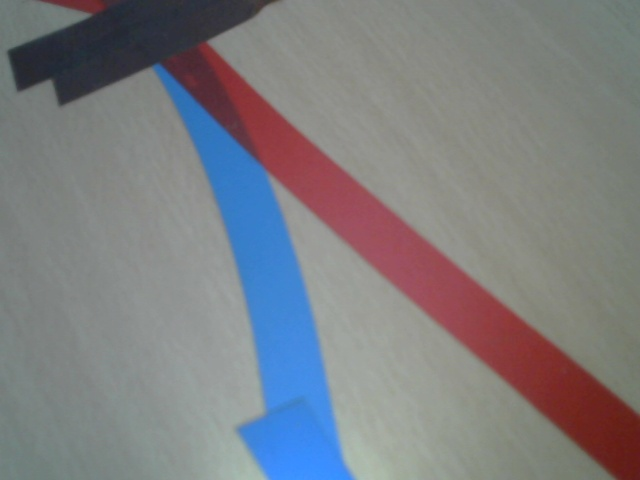
#> input picture photo.jpg, 640 x 480 px
$ python analyse_img.py
#> lines starting #> are read from the running program, lines starting #| are printed output that depends on the picture; after the words box and inside, x2 and y2 are one past the last pixel; in counts of white or black regions, pixels touching at a corner belong together
#> further down, img is the input picture: shape (480, 640, 3); mean B, G, R 129.5, 125.9, 125
import cv2 as cv2
import numpy as np

# [4 lines of commented-out code are left out]

def moyenne_couleurs(img):
    # small = img
    # degraded = cv2.imread("photo.jpg")
    small = cv2.resize(img, (0,0), fx=0.10, fy=0.10, interpolation=cv2.INTER_AREA)
    cv2.imwrite("compressed.jpg", small, [cv2.IMWRITE_JPEG_QUALITY, 20])
    degraded = cv2.imread("compressed.jpg")
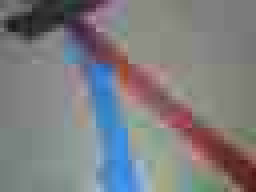
#> degraded: shape (48, 64, 3) (shown 4 times larger); mean B, G, R 128.7, 126.1, 125.6
    # #cv2.imshow("Image compressée", degraded)

    hsv = cv2.cvtColor(degraded, cv2.COLOR_BGR2HSV)
#> hsv: shape (48, 64, 3); mean H, S, V 56.6, 43, 140.5

    #masque bleu
    lower_blue = np.array([100, 100, 50])
    upper_blue = np.array([140, 255, 255])
    mask_blue = cv2.inRange(hsv, lower_blue, upper_blue)
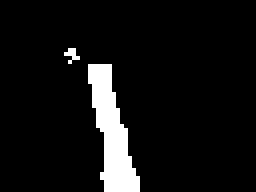
#> mask_blue: shape (48, 64) (shown 4 times larger); 7.2% white; 2 white regions (1 under 20 px), largest, box (x1, y1, x2, y2) and area: (22, 16, 35, 48) 213
    result_blue = cv2.bitwise_and(degraded, degraded, mask=mask_blue)
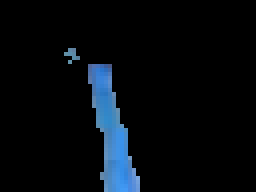
#> result_blue: shape (48, 64, 3) (shown 4 times larger); mean B, G, R 14.3, 9.7, 5.2
    #masque rouge
    lower_red1 = np.array([0, 100, 50])
    upper_red1 = np.array([10, 255, 255])
    lower_red2 = np.array([160, 100, 50])
    upper_red2 = np.array([180, 255, 255])
    mask_red1 = cv2.inRange(hsv, lower_red1, upper_red1)
#> mask_red1: shape (48, 64); 4% white; 3 white regions (1 under 20 px), largest, box (x1, y1, x2, y2) and area: (50, 32, 64, 48) 99, (28, 13, 33, 22) 22
    mask_red2 = cv2.inRange(hsv, lower_red2, upper_red2)
#> mask_red2: shape (48, 64); 2.6% white; 4 white regions (2 under 20 px), largest, box (x1, y1, x2, y2) and area: (42, 27, 52, 38) 51, (32, 17, 37, 23) 20
    mask_red = cv2.bitwise_or(mask_red1, mask_red2)
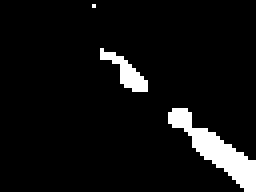
#> mask_red: shape (48, 64) (shown 4 times larger); 6.6% white; 3 white regions (1 under 20 px), largest, box (x1, y1, x2, y2) and area: (42, 27, 64, 48) 151, (25, 12, 37, 23) 50
    result_red = cv2.bitwise_and(degraded, degraded, mask=mask_red)
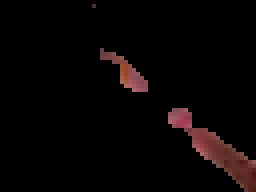
#> result_red: shape (48, 64, 3) (shown 4 times larger); mean B, G, R 4.3, 4.3, 8.2
    #masque jaune
    lower_yellow = np.array([20, 100, 50])
    upper_yellow = np.array([30, 255, 255])
    mask_yellow = cv2.inRange(hsv, lower_yellow, upper_yellow)
#> mask_yellow: shape (48, 64); every value is 0
    result_yellow = cv2.bitwise_and(degraded, degraded, mask=mask_yellow)
#> result_yellow: shape (48, 64, 3); every value is 0
    # masque marron
    #OLD
    lower_brown1 = np.array([160, 40, 40])
    upper_brown1 = np.array([179, 150, 150])
    lower_brown2 = np.array([0, 40, 40])
    upper_brown2 = np.array([20, 150, 150])
    mask_brown1 = cv2.inRange(hsv, lower_brown1, upper_brown1)
#> mask_brown1: shape (48, 64); 3.9% white; 5 white regions (2 under 20 px), largest, box (x1, y1, x2, y2) and area: (33, 16, 48, 30) 57, (43, 31, 52, 38) 27, (24, 8, 29, 16) 26
    mask_brown2 = cv2.inRange(hsv, lower_brown2, upper_brown2)
#> mask_brown2: shape (48, 64); 5.4% white; 6 white regions (4 under 20 px), largest, box (x1, y1, x2, y2) and area: (48, 28, 64, 48) 127, (27, 11, 33, 19) 20
    mask_brown = cv2.bitwise_or(mask_brown1, mask_brown2)
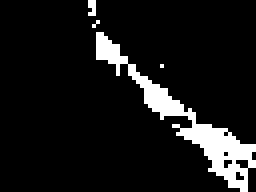
#> mask_brown: shape (48, 64) (shown 4 times larger); 9.3% white; 4 white regions (3 under 20 px), largest, box (x1, y1, x2, y2) and area: (24, 8, 64, 48) 275

    # [7 lines of commented-out code are left out]

    result_brown = cv2.bitwise_and(degraded, degraded, mask=mask_brown)
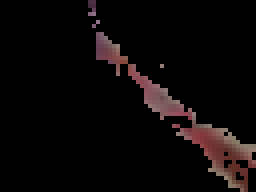
#> result_brown: shape (48, 64, 3) (shown 4 times larger); mean B, G, R 7.6, 7.6, 11.6

    jaune_trouve=[]
    rouge_trouve=[]
    bleu_trouve=[]
    marron_trouve=[]

    h, w, c = result_blue.shape
#> h = 48; w = 64; c = 3
    cv2.imshow("original", img)
    cv2.imshow("masque bleu", mask_blue)
    cv2.imshow("masque marron", mask_brown)

    #moyenne bleu
    for y in range(h):
        for x in range(w):
            b, g, r = result_blue[y, x]
            #print(f"Pixel ({x},{y}) = Bleu:{b}, Vert:{g}, Rouge:{r}")
            if b!=0:
                bleu_trouve.append(x)
#> after the loop, bleu_trouve = 221 values, max 34 at index 193, min 16 at index 2, mean 27.13
    if(len(bleu_trouve)!=0):
        moyenne_blue = np.median(bleu_trouve)
#> moyenne_blue = 27
        #moyenne_blue = sum(bleu_trouve) // len(bleu_trouve)-w//2
        #print("Moyenne bleu: ", moyenne_blue-w//2)
    else:
        moyenne_blue=10000

    #moyenne rouge
    for y in range(h):
        for x in range(w):
            b, g, r = result_red[y, x]
            #print(f"Pixel ({x},{y}) = Bleu:{b}, Vert:{g}, Rouge:{r}")
            if r!=0:
                rouge_trouve.append(x)
#> after the loop, rouge_trouve = 202 values, max 63 at index 158, min 23 at index 0, mean 48
    if(len(rouge_trouve)!=0):
        moyenne_red = sum(rouge_trouve) // len(rouge_trouve)-w//2
#> moyenne_red = 15
        #print("Moyenne rouge: ", moyenne_red-w//2)
    else:
        moyenne_red=10000

    #moyenne jaune
    for y in range(h):
        for x in range(w):
            b, g, r = result_yellow[y, x]
            #print(f"Pixel ({x},{y}) = Bleu:{b}, Vert:{g}, Rouge:{r}")
            if r!=0:
                jaune_trouve.append(x)
#> after the loop, jaune_trouve = []
    if(len(jaune_trouve)!=0):
        moyenne_yellow = sum(jaune_trouve) // len(jaune_trouve)-w//2
        #print("Moyenne jaune: ", moyenne_yellow-w//2)
    else:
        moyenne_yellow=10000


    k = cv2.waitKey(0)
#> (key Esc is pressed here)
    #comptage marron
    for y in range(h):
        for x in range(w):
            b, g, r = result_brown[y, x]
            # print(f"Pixel ({x},{y}) = Bleu:{b}, Vert:{g}, Rouge:{r}")
            if r!=0:
                marron_trouve.append(x)
#> after the loop, marron_trouve = 285 values, max 63 at index 202, min 22 at index 0, mean 45.35

    print(f"nbjaune trouve: {len(jaune_trouve)}")
#| nbjaune trouve: 0
    print(f"nbbleu trouve: {len(bleu_trouve)}")
#| nbbleu trouve: 221
    print(f"nbrouge trouve: {len(rouge_trouve)}")
#| nbrouge trouve: 202
    print(f"nbmarron trouve: {len(marron_trouve)}")
#| nbmarron trouve: 285

    return [moyenne_blue, moyenne_red, moyenne_yellow]

img = cv2.imread("photo.jpg")
# print(img[315][173])
test = moyenne_couleurs(img)
#> test = [27, 15, 10000]
# cv2.imshow("Display window", img)
# k = cv2.waitKey(0)
# print(test)
